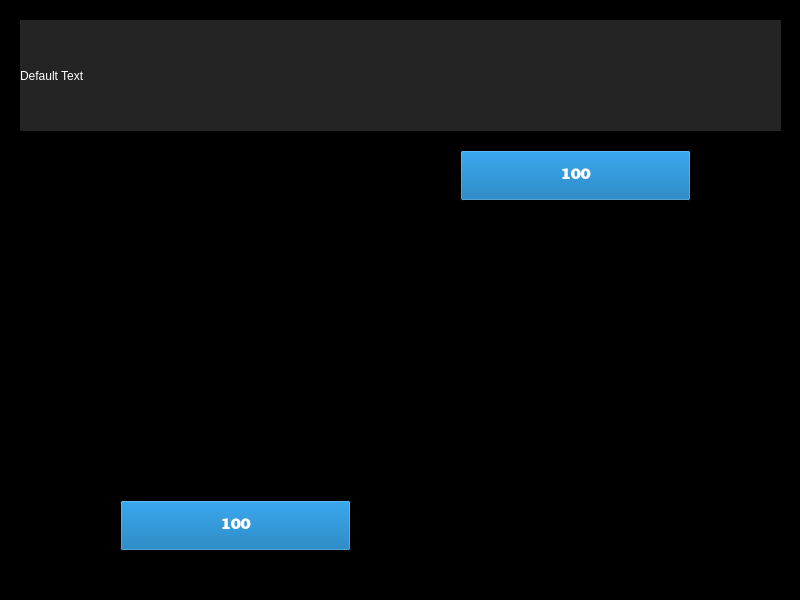
<?xml version="1.0" encoding="UTF-8"?>
<ui version="4.0">
 <class>MainWindow</class>
 <widget class="QMainWindow" name="MainWindow">
  <property name="geometry">
   <rect>
    <x>0</x>
    <y>0</y>
    <width>800</width>
    <height>600</height>
   </rect>
  </property>
  <property name="sizePolicy">
   <sizepolicy hsizetype="Fixed" vsizetype="Fixed">
    <horstretch>0</horstretch>
    <verstretch>0</verstretch>
   </sizepolicy>
  </property>
  <property name="minimumSize">
   <size>
    <width>800</width>
    <height>600</height>
   </size>
  </property>
  <property name="maximumSize">
   <size>
    <width>800</width>
    <height>600</height>
   </size>
  </property>
  <property name="windowTitle">
   <string>Adventure Game</string>
  </property>
  <property name="windowIcon">
   <iconset>
    <normaloff>:/assests/compass.png</normaloff>:/assests/compass.png</iconset>
  </property>
  <property name="layoutDirection">
   <enum>Qt::LeftToRight</enum>
  </property>
  <property name="styleSheet">
   <string notr="true">background-color: rgb(0, 0, 0);</string>
  </property>
  <property name="documentMode">
   <bool>false</bool>
  </property>
  <widget class="QWidget" name="centralwidget">
   <property name="enabled">
    <bool>true</bool>
   </property>
   <widget class="QStackedWidget" name="stackedWidget">
    <property name="geometry">
     <rect>
      <x>0</x>
      <y>10</y>
      <width>800</width>
      <height>600</height>
     </rect>
    </property>
    <property name="sizePolicy">
     <sizepolicy hsizetype="Fixed" vsizetype="Fixed">
      <horstretch>0</horstretch>
      <verstretch>0</verstretch>
     </sizepolicy>
    </property>
    <property name="styleSheet">
     <string notr="true">color: rgb(255, 255, 255);
background-color: rgb(0, 0, 0);</string>
    </property>
    <property name="currentIndex">
     <number>5</number>
    </property>
    <widget class="QWidget" name="titleScreen">
     <widget class="QLabel" name="titleLabel">
      <property name="geometry">
       <rect>
        <x>200</x>
        <y>70</y>
        <width>501</width>
        <height>111</height>
       </rect>
      </property>
      <property name="styleSheet">
       <string notr="true">color: rgb(0, 0, 0);
background-color: transparent;
font: 48pt &quot;Planewalker&quot;;</string>
      </property>
      <property name="text">
       <string>Adventure Game</string>
      </property>
     </widget>
     <widget class="QLabel" name="label">
      <property name="geometry">
       <rect>
        <x>0</x>
        <y>0</y>
        <width>800</width>
        <height>600</height>
       </rect>
      </property>
      <property name="text">
       <string/>
      </property>
      <property name="pixmap">
       <pixmap resource="images.qrc">:/assets/bkg-castle.png</pixmap>
      </property>
     </widget>
     <widget class="QPushButton" name="beginButton">
      <property name="geometry">
       <rect>
        <x>360</x>
        <y>340</y>
        <width>141</width>
        <height>61</height>
       </rect>
      </property>
      <property name="font">
       <font>
        <pointsize>18</pointsize>
       </font>
      </property>
      <property name="autoFillBackground">
       <bool>false</bool>
      </property>
      <property name="styleSheet">
       <string notr="true">background-color: rgb(85, 170, 0);
color: rgb(255, 255, 255);
border-radius:10px;</string>
      </property>
      <property name="text">
       <string>Begin</string>
      </property>
     </widget>
     <zorder>label</zorder>
     <zorder>titleLabel</zorder>
     <zorder>beginButton</zorder>
    </widget>
    <widget class="QWidget" name="gameScreen">
     <widget class="QLabel" name="bkgLabel">
      <property name="geometry">
       <rect>
        <x>0</x>
        <y>0</y>
        <width>800</width>
        <height>600</height>
       </rect>
      </property>
      <property name="text">
       <string/>
      </property>
      <property name="pixmap">
       <pixmap resource="images.qrc">:/assets/bkg-camp.png</pixmap>
      </property>
     </widget>
     <widget class="QLabel" name="label_3">
      <property name="geometry">
       <rect>
        <x>100</x>
        <y>470</y>
        <width>611</width>
        <height>111</height>
       </rect>
      </property>
      <property name="text">
       <string/>
      </property>
      <property name="pixmap">
       <pixmap resource="images.qrc">:/assets/questPanel.jpg</pixmap>
      </property>
      <property name="scaledContents">
       <bool>true</bool>
      </property>
     </widget>
     <widget class="QPushButton" name="northBtn">
      <property name="geometry">
       <rect>
        <x>357</x>
        <y>480</y>
        <width>81</width>
        <height>21</height>
       </rect>
      </property>
      <property name="font">
       <font>
        <family>Planewalker</family>
        <pointsize>16</pointsize>
        <italic>false</italic>
        <bold>false</bold>
       </font>
      </property>
      <property name="styleSheet">
       <string notr="true">border : 0;
background: transparent;
font: 16pt &quot;Planewalker&quot;;
color: rgb(100,10, 0);</string>
      </property>
      <property name="text">
       <string>North</string>
      </property>
     </widget>
     <widget class="QPushButton" name="southBtn">
      <property name="geometry">
       <rect>
        <x>357</x>
        <y>550</y>
        <width>81</width>
        <height>31</height>
       </rect>
      </property>
      <property name="font">
       <font>
        <family>Planewalker</family>
        <pointsize>16</pointsize>
        <italic>false</italic>
        <bold>false</bold>
       </font>
      </property>
      <property name="styleSheet">
       <string notr="true">border : 0;
background: transparent;
font: 16pt &quot;Planewalker&quot;;
color: rgb(100,10, 0);</string>
      </property>
      <property name="text">
       <string>South</string>
      </property>
     </widget>
     <widget class="QPushButton" name="eastBtn">
      <property name="geometry">
       <rect>
        <x>420</x>
        <y>515</y>
        <width>91</width>
        <height>21</height>
       </rect>
      </property>
      <property name="font">
       <font>
        <family>Planewalker</family>
        <pointsize>16</pointsize>
        <italic>false</italic>
        <bold>false</bold>
       </font>
      </property>
      <property name="styleSheet">
       <string notr="true">border : 0;
background: transparent;
font: 16pt &quot;Planewalker&quot;;
color: rgb(100,10, 0);</string>
      </property>
      <property name="text">
       <string>East</string>
      </property>
     </widget>
     <widget class="QPushButton" name="westBtn">
      <property name="geometry">
       <rect>
        <x>290</x>
        <y>515</y>
        <width>81</width>
        <height>21</height>
       </rect>
      </property>
      <property name="font">
       <font>
        <family>Planewalker</family>
        <pointsize>16</pointsize>
        <italic>false</italic>
        <bold>false</bold>
       </font>
      </property>
      <property name="styleSheet">
       <string notr="true">border : 0;
background: transparent;
font: 16pt &quot;Planewalker&quot;;
color: rgb(100,10, 0);</string>
      </property>
      <property name="text">
       <string>West</string>
      </property>
     </widget>
     <widget class="QPushButton" name="pushButton_6">
      <property name="geometry">
       <rect>
        <x>120</x>
        <y>490</y>
        <width>71</width>
        <height>16</height>
       </rect>
      </property>
      <property name="font">
       <font>
        <family>Planewalker</family>
        <pointsize>16</pointsize>
        <italic>false</italic>
        <bold>false</bold>
       </font>
      </property>
      <property name="styleSheet">
       <string notr="true">border : 0;
background: transparent;
font: 16pt &quot;Planewalker&quot;;
color: rgb(0, 0, 0);</string>
      </property>
      <property name="text">
       <string>Journal</string>
      </property>
     </widget>
     <widget class="QPushButton" name="pushButton_7">
      <property name="geometry">
       <rect>
        <x>120</x>
        <y>550</y>
        <width>121</width>
        <height>20</height>
       </rect>
      </property>
      <property name="font">
       <font>
        <family>Planewalker</family>
        <pointsize>16</pointsize>
        <italic>false</italic>
        <bold>false</bold>
       </font>
      </property>
      <property name="styleSheet">
       <string notr="true">border : 0;
font: 16pt &quot;Planewalker&quot;;
background: transparent;
color: rgb(0, 0, 0);</string>
      </property>
      <property name="text">
       <string>Search Area</string>
      </property>
     </widget>
     <widget class="QLabel" name="label_4">
      <property name="geometry">
       <rect>
        <x>370</x>
        <y>500</y>
        <width>51</width>
        <height>51</height>
       </rect>
      </property>
      <property name="styleSheet">
       <string notr="true">border : 0;
background: transparent;</string>
      </property>
      <property name="text">
       <string/>
      </property>
      <property name="pixmap">
       <pixmap resource="images.qrc">:/assets/compass.png</pixmap>
      </property>
      <property name="scaledContents">
       <bool>true</bool>
      </property>
     </widget>
     <widget class="QPushButton" name="pushButton_8">
      <property name="geometry">
       <rect>
        <x>628</x>
        <y>490</y>
        <width>71</width>
        <height>21</height>
       </rect>
      </property>
      <property name="font">
       <font>
        <family>Planewalker</family>
        <pointsize>16</pointsize>
        <italic>false</italic>
        <bold>false</bold>
       </font>
      </property>
      <property name="styleSheet">
       <string notr="true">border : 0;
background: transparent;
font: 16pt &quot;Planewalker&quot;;
color: rgb(0, 0, 0);</string>
      </property>
      <property name="text">
       <string>Camp</string>
      </property>
     </widget>
     <widget class="QPushButton" name="pushButton_9">
      <property name="geometry">
       <rect>
        <x>642</x>
        <y>550</y>
        <width>51</width>
        <height>21</height>
       </rect>
      </property>
      <property name="font">
       <font>
        <family>Planewalker</family>
        <pointsize>16</pointsize>
        <italic>false</italic>
        <bold>false</bold>
       </font>
      </property>
      <property name="styleSheet">
       <string notr="true">border : 0;
background: transparent;
font: 16pt &quot;Planewalker&quot;;
color: rgb(0, 0, 0);</string>
      </property>
      <property name="text">
       <string>Quit</string>
      </property>
     </widget>
     <widget class="QLabel" name="descLabel">
      <property name="geometry">
       <rect>
        <x>100</x>
        <y>30</y>
        <width>620</width>
        <height>181</height>
       </rect>
      </property>
      <property name="sizePolicy">
       <sizepolicy hsizetype="MinimumExpanding" vsizetype="MinimumExpanding">
        <horstretch>0</horstretch>
        <verstretch>0</verstretch>
       </sizepolicy>
      </property>
      <property name="minimumSize">
       <size>
        <width>620</width>
        <height>0</height>
       </size>
      </property>
      <property name="styleSheet">
       <string notr="true">
color: rgb(255, 255, 255);
background-color: rgba(50,50,50,185);
font: 20pt &quot;Planewalker&quot;;</string>
      </property>
      <property name="text">
       <string>Adventurer, you have awoken in the middle of the night, startled by noise in the distance. You wait for a moment but there seems to be nothing there. Daylight is fast approaching. What is your command?</string>
      </property>
      <property name="scaledContents">
       <bool>false</bool>
      </property>
      <property name="wordWrap">
       <bool>true</bool>
      </property>
     </widget>
     <widget class="QLabel" name="healthLabelDesc">
      <property name="geometry">
       <rect>
        <x>122</x>
        <y>514</y>
        <width>81</width>
        <height>31</height>
       </rect>
      </property>
      <property name="font">
       <font>
        <family>Planewalker</family>
        <pointsize>16</pointsize>
       </font>
      </property>
      <property name="styleSheet">
       <string notr="true">background-color: rgba(255, 255, 255, 0);
color: rgb(170, 0, 0);</string>
      </property>
      <property name="text">
       <string>Health</string>
      </property>
     </widget>
     <widget class="QLabel" name="currentHealthLabel">
      <property name="geometry">
       <rect>
        <x>194</x>
        <y>514</y>
        <width>51</width>
        <height>31</height>
       </rect>
      </property>
      <property name="font">
       <font>
        <family>Planewalker</family>
        <pointsize>20</pointsize>
       </font>
      </property>
      <property name="styleSheet">
       <string notr="true">background-color: rgba(255, 255, 255, 0);
color: rgb(255, 0, 0);</string>
      </property>
      <property name="text">
       <string>100</string>
      </property>
     </widget>
     <widget class="QLabel" name="potionsLabelDesc">
      <property name="geometry">
       <rect>
        <x>625</x>
        <y>515</y>
        <width>81</width>
        <height>31</height>
       </rect>
      </property>
      <property name="font">
       <font>
        <family>Planewalker</family>
        <pointsize>16</pointsize>
       </font>
      </property>
      <property name="styleSheet">
       <string notr="true">background-color: rgba(255, 255, 255, 0);
color: rgb(0, 0, 255);</string>
      </property>
      <property name="text">
       <string>Potions</string>
      </property>
     </widget>
     <widget class="QLabel" name="currentPotionsLabel">
      <property name="geometry">
       <rect>
        <x>601</x>
        <y>515</y>
        <width>21</width>
        <height>31</height>
       </rect>
      </property>
      <property name="font">
       <font>
        <family>Planewalker</family>
        <pointsize>20</pointsize>
       </font>
      </property>
      <property name="styleSheet">
       <string notr="true">background-color: rgba(255, 255, 255, 0);
color: rgb(0, 0, 255);</string>
      </property>
      <property name="text">
       <string>5</string>
      </property>
     </widget>
     <widget class="QPushButton" name="invBtn">
      <property name="geometry">
       <rect>
        <x>510</x>
        <y>490</y>
        <width>87</width>
        <height>21</height>
       </rect>
      </property>
      <property name="font">
       <font>
        <family>Planewalker</family>
        <pointsize>16</pointsize>
        <italic>false</italic>
        <bold>false</bold>
       </font>
      </property>
      <property name="styleSheet">
       <string notr="true">border : 0;
background: transparent;
font: 16pt &quot;Planewalker&quot;;
color: rgb(0, 0, 0);</string>
      </property>
      <property name="text">
       <string>Inventory</string>
      </property>
     </widget>
     <widget class="QPushButton" name="startBattle">
      <property name="geometry">
       <rect>
        <x>489</x>
        <y>550</y>
        <width>131</width>
        <height>24</height>
       </rect>
      </property>
      <property name="styleSheet">
       <string notr="true">border : 0;
background: transparent;
font: 16pt &quot;Planewalker&quot;;
color: rgb(0, 0, 0);</string>
      </property>
      <property name="text">
       <string>Start Battle</string>
      </property>
     </widget>
    </widget>
    <widget class="QWidget" name="journal">
     <widget class="QLabel" name="label_5">
      <property name="geometry">
       <rect>
        <x>0</x>
        <y>0</y>
        <width>800</width>
        <height>600</height>
       </rect>
      </property>
      <property name="text">
       <string/>
      </property>
      <property name="pixmap">
       <pixmap resource="images.qrc">:/assets/bkg-journal.png</pixmap>
      </property>
     </widget>
     <widget class="QListView" name="journalEntries">
      <property name="geometry">
       <rect>
        <x>10</x>
        <y>80</y>
        <width>781</width>
        <height>431</height>
       </rect>
      </property>
      <property name="font">
       <font>
        <family>Planewalker</family>
        <pointsize>12</pointsize>
       </font>
      </property>
      <property name="styleSheet">
       <string notr="true">color: rgb(0, 0, 0);
background-color: rgba(255, 255, 255, 0);</string>
      </property>
      <property name="frameShape">
       <enum>QFrame::NoFrame</enum>
      </property>
      <property name="lineWidth">
       <number>0</number>
      </property>
      <property name="isWrapping" stdset="0">
       <bool>false</bool>
      </property>
      <property name="wordWrap">
       <bool>true</bool>
      </property>
     </widget>
     <widget class="QPushButton" name="toGame">
      <property name="geometry">
       <rect>
        <x>330</x>
        <y>520</y>
        <width>131</width>
        <height>51</height>
       </rect>
      </property>
      <property name="font">
       <font>
        <family>Planewalker</family>
        <pointsize>24</pointsize>
        <italic>false</italic>
        <bold>false</bold>
       </font>
      </property>
      <property name="styleSheet">
       <string notr="true">border : 0;
background: transparent;
font: 24pt &quot;Planewalker&quot;;
color: rgb(0, 0, 0);</string>
      </property>
      <property name="text">
       <string>Return</string>
      </property>
     </widget>
    </widget>
    <widget class="QWidget" name="endScene">
     <widget class="QLabel" name="bkgEnd">
      <property name="geometry">
       <rect>
        <x>0</x>
        <y>0</y>
        <width>800</width>
        <height>600</height>
       </rect>
      </property>
      <property name="text">
       <string/>
      </property>
      <property name="pixmap">
       <pixmap resource="images.qrc">:/assets/bkg-end.png</pixmap>
      </property>
     </widget>
     <widget class="QLabel" name="label_2">
      <property name="geometry">
       <rect>
        <x>190</x>
        <y>20</y>
        <width>521</width>
        <height>371</height>
       </rect>
      </property>
      <property name="font">
       <font>
        <family>Planewalker</family>
        <pointsize>25</pointsize>
       </font>
      </property>
      <property name="styleSheet">
       <string notr="true">color: rgb(0, 0, 0);
background-color: rgba(255, 255, 255, 0);</string>
      </property>
      <property name="text">
       <string>Thank you for playing adventurer                                                                                                                Your quest is now over</string>
      </property>
      <property name="textFormat">
       <enum>Qt::AutoText</enum>
      </property>
      <property name="alignment">
       <set>Qt::AlignCenter</set>
      </property>
      <property name="wordWrap">
       <bool>true</bool>
      </property>
     </widget>
     <widget class="QPushButton" name="quitBtn">
      <property name="geometry">
       <rect>
        <x>370</x>
        <y>370</y>
        <width>101</width>
        <height>51</height>
       </rect>
      </property>
      <property name="font">
       <font>
        <family>Planewalker</family>
        <pointsize>26</pointsize>
       </font>
      </property>
      <property name="styleSheet">
       <string notr="true">color: rgb(255, 255, 255);
background-color: rgb(129, 78, 38);</string>
      </property>
      <property name="text">
       <string>Quit</string>
      </property>
     </widget>
    </widget>
    <widget class="QWidget" name="inventory">
     <widget class="QLabel" name="invBkg">
      <property name="geometry">
       <rect>
        <x>0</x>
        <y>0</y>
        <width>800</width>
        <height>600</height>
       </rect>
      </property>
      <property name="text">
       <string/>
      </property>
      <property name="pixmap">
       <pixmap resource="images.qrc">:/assets/bkg-journal.png</pixmap>
      </property>
     </widget>
     <widget class="QPushButton" name="toGame_2">
      <property name="geometry">
       <rect>
        <x>320</x>
        <y>520</y>
        <width>131</width>
        <height>51</height>
       </rect>
      </property>
      <property name="font">
       <font>
        <family>Planewalker</family>
        <pointsize>24</pointsize>
        <italic>false</italic>
        <bold>false</bold>
       </font>
      </property>
      <property name="styleSheet">
       <string notr="true">border : 0;
background: transparent;
font: 24pt &quot;Planewalker&quot;;
color: rgb(0, 0, 0);</string>
      </property>
      <property name="text">
       <string>Return</string>
      </property>
     </widget>
     <widget class="QListWidget" name="invList">
      <property name="geometry">
       <rect>
        <x>60</x>
        <y>120</y>
        <width>256</width>
        <height>341</height>
       </rect>
      </property>
      <property name="font">
       <font>
        <family>Planewalker</family>
        <pointsize>24</pointsize>
        <italic>false</italic>
        <bold>false</bold>
       </font>
      </property>
      <property name="cursor" stdset="0">
       <cursorShape>ArrowCursor</cursorShape>
      </property>
      <property name="autoFillBackground">
       <bool>false</bool>
      </property>
      <property name="styleSheet">
       <string notr="true">background-color: transparent;
border:0px;
font: 24pt &quot;Planewalker&quot;;
color: black;</string>
      </property>
     </widget>
     <widget class="QLabel" name="invItemDesc">
      <property name="geometry">
       <rect>
        <x>450</x>
        <y>110</y>
        <width>291</width>
        <height>361</height>
       </rect>
      </property>
      <property name="font">
       <font>
        <family>Planewalker</family>
        <pointsize>22</pointsize>
        <italic>false</italic>
        <bold>false</bold>
       </font>
      </property>
      <property name="styleSheet">
       <string notr="true">background-color:transparent;
font: 22pt &quot;Planewalker&quot;;
color: black;</string>
      </property>
      <property name="text">
       <string/>
      </property>
      <property name="alignment">
       <set>Qt::AlignHCenter|Qt::AlignTop</set>
      </property>
      <property name="wordWrap">
       <bool>true</bool>
      </property>
     </widget>
     <widget class="QPushButton" name="useBtn">
      <property name="geometry">
       <rect>
        <x>540</x>
        <y>480</y>
        <width>131</width>
        <height>51</height>
       </rect>
      </property>
      <property name="font">
       <font>
        <family>Planewalker</family>
        <pointsize>24</pointsize>
        <italic>false</italic>
        <bold>false</bold>
       </font>
      </property>
      <property name="styleSheet">
       <string notr="true">border : 0;
background: transparent;
font: 24pt &quot;Planewalker&quot;;
color: rgb(0, 0, 0);</string>
      </property>
      <property name="text">
       <string>Use</string>
      </property>
     </widget>
    </widget>
    <widget class="QWidget" name="battleSystem">
     <widget class="QLabel" name="label_6">
      <property name="geometry">
       <rect>
        <x>20</x>
        <y>10</y>
        <width>761</width>
        <height>111</height>
       </rect>
      </property>
      <property name="styleSheet">
       <string notr="true">
color: rgb(255, 255, 255);
background-color: rgba(50,50,50,185);
font: 20pt &quot;Planewalker&quot;;</string>
      </property>
      <property name="text">
       <string>Default Text</string>
      </property>
      <property name="wordWrap">
       <bool>true</bool>
      </property>
     </widget>
     <widget class="QProgressBar" name="progressBar_2">
      <property name="geometry">
       <rect>
        <x>120</x>
        <y>490</y>
        <width>231</width>
        <height>51</height>
       </rect>
      </property>
      <property name="font">
       <font>
        <family>Bookman Old Style</family>
        <pointsize>11</pointsize>
        <bold>true</bold>
       </font>
      </property>
      <property name="value">
       <number>100</number>
      </property>
      <property name="format">
       <string>%v</string>
      </property>
     </widget>
     <widget class="QPushButton" name="attack">
      <property name="geometry">
       <rect>
        <x>360</x>
        <y>470</y>
        <width>91</width>
        <height>41</height>
       </rect>
      </property>
      <property name="styleSheet">
       <string notr="true">border : 0;
background: transparent;
font: 16pt &quot;Planewalker&quot;;
color: rgb(0, 0, 0);</string>
      </property>
      <property name="text">
       <string>Attack</string>
      </property>
     </widget>
     <widget class="QPushButton" name="heavyAttack">
      <property name="geometry">
       <rect>
        <x>450</x>
        <y>470</y>
        <width>121</width>
        <height>41</height>
       </rect>
      </property>
      <property name="styleSheet">
       <string notr="true">border : 0;
background: transparent;
font: 16pt &quot;Planewalker&quot;;
color: rgb(0, 0, 0);</string>
      </property>
      <property name="text">
       <string>Heavy Attack</string>
      </property>
     </widget>
     <widget class="QPushButton" name="defend">
      <property name="geometry">
       <rect>
        <x>360</x>
        <y>520</y>
        <width>91</width>
        <height>41</height>
       </rect>
      </property>
      <property name="styleSheet">
       <string notr="true">border : 0;
background: transparent;
font: 16pt &quot;Planewalker&quot;;
color: rgb(0, 0, 0);</string>
      </property>
      <property name="text">
       <string>Defend</string>
      </property>
     </widget>
     <widget class="QPushButton" name="useItem">
      <property name="geometry">
       <rect>
        <x>450</x>
        <y>520</y>
        <width>121</width>
        <height>41</height>
       </rect>
      </property>
      <property name="styleSheet">
       <string notr="true">border : 0;
background: transparent;
font: 16pt &quot;Planewalker&quot;;
color: rgb(0, 0, 0);</string>
      </property>
      <property name="text">
       <string>Use Item</string>
      </property>
     </widget>
     <widget class="QLabel" name="bkgLabel_2">
      <property name="geometry">
       <rect>
        <x>0</x>
        <y>0</y>
        <width>800</width>
        <height>600</height>
       </rect>
      </property>
      <property name="text">
       <string/>
      </property>
      <property name="pixmap">
       <pixmap resource="images.qrc">:/assets/bkg-camp.png</pixmap>
      </property>
     </widget>
     <widget class="QLabel" name="label_7">
      <property name="geometry">
       <rect>
        <x>90</x>
        <y>460</y>
        <width>611</width>
        <height>111</height>
       </rect>
      </property>
      <property name="text">
       <string/>
      </property>
      <property name="pixmap">
       <pixmap resource="images.qrc">:/assets/questPanel.jpg</pixmap>
      </property>
      <property name="scaledContents">
       <bool>true</bool>
      </property>
     </widget>
     <widget class="QProgressBar" name="progressBar_3">
      <property name="geometry">
       <rect>
        <x>460</x>
        <y>140</y>
        <width>231</width>
        <height>51</height>
       </rect>
      </property>
      <property name="font">
       <font>
        <family>Bookman Old Style</family>
        <pointsize>11</pointsize>
        <bold>true</bold>
       </font>
      </property>
      <property name="value">
       <number>100</number>
      </property>
      <property name="format">
       <string>%v</string>
      </property>
     </widget>
     <widget class="QPushButton" name="leaveBattle">
      <property name="geometry">
       <rect>
        <x>590</x>
        <y>493</y>
        <width>91</width>
        <height>41</height>
       </rect>
      </property>
      <property name="styleSheet">
       <string notr="true">border : 0;
background: transparent;
font: 16pt &quot;Planewalker&quot;;
color: rgb(0, 0, 0);</string>
      </property>
      <property name="text">
       <string>Leave</string>
      </property>
     </widget>
     <zorder>bkgLabel_2</zorder>
     <zorder>label_6</zorder>
     <zorder>label_7</zorder>
     <zorder>defend</zorder>
     <zorder>attack</zorder>
     <zorder>useItem</zorder>
     <zorder>heavyAttack</zorder>
     <zorder>progressBar_2</zorder>
     <zorder>progressBar_3</zorder>
     <zorder>leaveBattle</zorder>
    </widget>
   </widget>
  </widget>
  <widget class="QMenuBar" name="menubar">
   <property name="enabled">
    <bool>false</bool>
   </property>
   <property name="geometry">
    <rect>
     <x>0</x>
     <y>0</y>
     <width>800</width>
     <height>21</height>
    </rect>
   </property>
  </widget>
 </widget>
 <resources>
  <include location="images.qrc"/>
 </resources>
 <connections/>
</ui>
